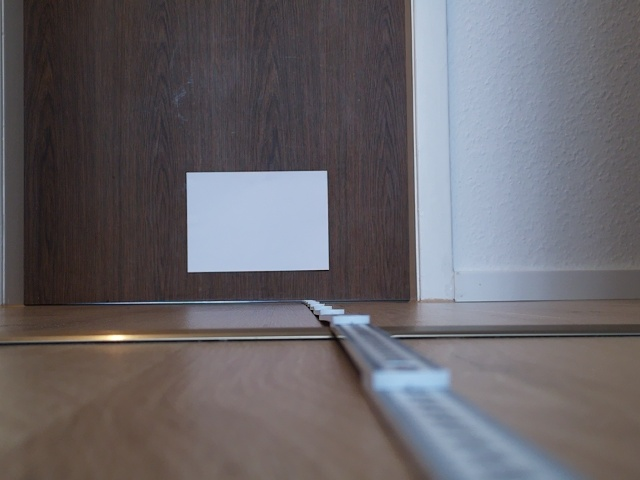
#> input picture tools/cal_val_DINA4_imgs/2m_DINA4.jpg, 640 x 480 px, found by its file name
$ python cal_val_DINA4.py
#> lines starting #> are read from the running program, lines starting #| are printed output that depends on the picture; after the words box and inside, x2 and y2 are one past the last pixel; in counts of white or black regions, pixels touching at a corner belong together
### src/main.py
"""
py:module::         main

* Filename:         main.py
* Description:      This is the main module of the project. It saves the important paths in the "Paths" class and makes
                     them globally available for every other module. It contains the "SizeClasses" class, in which the
                     values for the object size required for the distance calculation are stored.
                     The "DataCollected" class contains the "save_data" function, which can be used to save camera
                     frames with the information on the calculated distance and LED color associated with the frame.
                     It also saves a JSON file with information about the image name, the filtered distance
                     and the LED data send to the Arduino.
                     The "main" of the "main.py" module starts the normal program. The saving of data is disabled
                     and the BLE connection establishment and object detection are initiated.
* Author:           Joanna Rieger
* Bachelor thesis:  "Untersuchungen zum Einsatz von KI und Computer Vision für ein Fahrradassistenzsystem am Beispiel
                      eines rückwärtigen Abstands- und Annäherungswarners"
* E-Mail:           joanna.rieger@stud.hshl.de
* Project Sources:
    * Source:           https://github.com/EdjeElectronics/TensorFlow-Lite-Object-Detection-on-Android-and-Raspberry-Pi
    * Source:           https://colab.research.google.com/github/EdjeElectronics/TensorFlow-Lite-Object-Detection-on-Android-and-Raspberry-Pi/blob/master/Train_TFLite2_Object_Detction_Model.ipynb
    * Source:           https://pyimagesearch.com/2015/01/19/find-distance-camera-objectmarker-using-python-opencv/
    * Source:           https://www.welt.de/motor/news/article244937978/Jedes-Jahr-ein-Zentimeter-mehr-Laengenwachstum-bei-Pkw.html#:~:text=Zwischen%202000%20und%202022%20ist,von%20einem%20Zentimeter%20pro%20Jahr.
    * Source:           https://www.ardalpha.de/wissen/geschichte/kulturgeschichte/din-a4-din-normen-100-jahre-100.html#:~:text=Die%20wohl%20bekannteste%20DIN%2DNorm%20ist%20die%20DIN%20EN%20ISO,noch%20in%20den%20Drucker%20legen.
    * Source:           https://jashuang1983.wordpress.com/rpi4-ble-with-arduino-nano-33/
    * Source:           https://docs.arduino.cc/tutorials/nano-33-ble-sense/bluetooth/
    * Source:           https://github.com/OpenBluetoothToolbox/SimpleBLE/blob/main/examples/simplepyble/write.py
    * Source:           https://blog.finxter.com/5-best-ways-to-convert-python-csv-to-xml-using-elementtree/
    * Source:           https://stackoverflow.com/questions/15679467/parse-all-the-xml-files-in-a-directory-one-by-one-using-elementtree
    * Source:           https://chatgpt.com/
"""

# ===========================================================================================================
# ================================================= IMPORTS =================================================
# ===========================================================================================================
import json
import os.path
from datetime import time
import time
from datetime import datetime
import cv2
import sys

sys.path.append('/home/hshl/smb-safety_system')
from src import object_detection
from src import comm


# ===========================================================================================================
# ================================================= CLASSES =================================================
# ===========================================================================================================
class Paths:
    def __init__(self):
        self.val_imgs_path = "/home/hshl/smb-safety_system/tools/validation_imgs/"
        self.cal_val_imgs_path = "/home/hshl/smb-safety_system/tools/cal_val_DINA4_imgs/"
        self.train_imgs_path = "/home/hshl/smb-safety_system/tools/train_imgs/"
        self.json_file_path_val = "/home/hshl/smb-safety_system/config/camera/picamera_val.json"
        self.json_file_path_DINA4 = "/home/hshl/smb-safety_system/config/camera/picamera_DINA4.json"
        self.test_imgs_path = "/home/hshl/smb-safety_system/tools/test_imgs/"
        self.json_file_path_test = "/home/hshl/smb-safety_system/config/camera/picamera_test.json"


class SizeClasses:
    # [7 lines left out: function __init__, not called in this run]


class DataCollected:
    def __init__(self):
        pass

    # [21 lines left out: function save_data, not called in this run]


# ===========================================================================================================
# ================================================== MAIN ===================================================
# ===========================================================================================================
# [8 lines that do not run on import are left out]

### tools/cal_val_DINA4.py
"""
py:module::         cal_val_DINA4

* Filename:         cal_val_DINA4.py
* Description:      This module is used to "calibrate" the camera setup by determining and validating the focal length.
                     The process to compute the focal length does not involve actual camera calibration.
                     To simplify the description of what this module does, the term "calibration" is used.

                     Using the module "image_collect_DINA4.py" three images of a DINA4 paper with different, but known,
                     distances to the camera were taken. One of these images is used for the "calibration" - the
                     determination of the focal length. The following formula is used:
                        focal length = (width of the object in the image * known distance) / actual width of the object

                     The other two images are used to validate the calculated focal length by computing the distance
                     from the object to the camera using the formula:
                        distance = (actual width of the object * focal length) / width of the object in the image

                     The calculated results are saved in a JSON file. The user can review this file to
                     compare the calculated distances with the known (measured) distances, thereby validating and
                     documenting the computed focal length for future use.

                     Other modules within this project will use the focal length saved in the JSON file, that is
                     produced by this module.

                     A DINA4 paper is used for "calibrating" the focal length because its width is standardized,
                     ensuring high accuracy for the value of the "actual width of the object". Additionally, it is
                     relatively easy to find a high-contrast background to the white paper, which helps with accurately
                     determining the bounding boxes. Another reason to use a DINA4 paper for the "calibration" process
                     is the rectangular shape of the paper which matches the shape of the bounding boxes,
                     improving the accuracy of the value for "width of the object in the image".
* Author:           Joanna Rieger
* Bachelor thesis:  "Untersuchungen zum Einsatz von KI und Computer Vision für ein Fahrradassistenzsystem am Beispiel
                      eines rückwärtigen Abstands- und Annäherungswarners"
* E-Mail:           joanna.rieger@stud.hshl.de
* Project Sources:
    * Source:           https://github.com/EdjeElectronics/TensorFlow-Lite-Object-Detection-on-Android-and-Raspberry-Pi
    * Source:           https://colab.research.google.com/github/EdjeElectronics/TensorFlow-Lite-Object-Detection-on-Android-and-Raspberry-Pi/blob/master/Train_TFLite2_Object_Detction_Model.ipynb
    * Source:           https://pyimagesearch.com/2015/01/19/find-distance-camera-objectmarker-using-python-opencv/
    * Source:           https://www.welt.de/motor/news/article244937978/Jedes-Jahr-ein-Zentimeter-mehr-Laengenwachstum-bei-Pkw.html#:~:text=Zwischen%202000%20und%202022%20ist,von%20einem%20Zentimeter%20pro%20Jahr.
    * Source:           https://www.ardalpha.de/wissen/geschichte/kulturgeschichte/din-a4-din-normen-100-jahre-100.html#:~:text=Die%20wohl%20bekannteste%20DIN%2DNorm%20ist%20die%20DIN%20EN%20ISO,noch%20in%20den%20Drucker%20legen.
    * Source:           https://jashuang1983.wordpress.com/rpi4-ble-with-arduino-nano-33/
    * Source:           https://docs.arduino.cc/tutorials/nano-33-ble-sense/bluetooth/
    * Source:           https://github.com/OpenBluetoothToolbox/SimpleBLE/blob/main/examples/simplepyble/write.py
    * Source:           https://blog.finxter.com/5-best-ways-to-convert-python-csv-to-xml-using-elementtree/
    * Source:           https://stackoverflow.com/questions/15679467/parse-all-the-xml-files-in-a-directory-one-by-one-using-elementtree
    * Source:           https://chatgpt.com/
"""

# ===========================================================================================================
# ================================================= IMPORTS =================================================
# ===========================================================================================================
import json
import os
import sys
import numpy as np
import imutils
import cv2

sys.path.append('/home/hshl/smb-safety_system')
from src import main


# ===========================================================================================================
# ================================================= CLASSES =================================================
# ===========================================================================================================
class Calibration:
    def __init__(self):
        self.calibration_dict = {}
        self.images_path = main.Paths().cal_val_imgs_path
        self.cal_file_name = "2m_DINA4.jpg"
        self.json_path = main.Paths().json_file_path_DINA4
        self.file_name = []
        self.jpg_count = None

        self.get_file_name()
        self.count_jpg_files()

    def fill_json_with_content(self):
        with open(self.json_path, "w") as json_file:
            json.dump(self.calibration_dict, json_file, indent=4)

    def get_file_name(self):
        for file in os.listdir(self.images_path):
            if file.endswith(".jpg") and file != self.cal_file_name:
                self.file_name.append(file)

    def count_jpg_files(self):
        count = 0
        files = os.listdir(self.images_path)
        for file in files:
            if file.endswith(".jpg") and file != self.cal_file_name:
                count += 1
#> further down, image is the input picture: shape (480, 640, 3); mean B, G, R 105.5, 100.7, 104.1
        self.jpg_count = count


# ===========================================================================================================
# ================================================ FUNCTIONS ================================================
# ===========================================================================================================
def find_marker(image_to_mark):
    gray = cv2.cvtColor(image_to_mark, cv2.COLOR_BGR2GRAY)
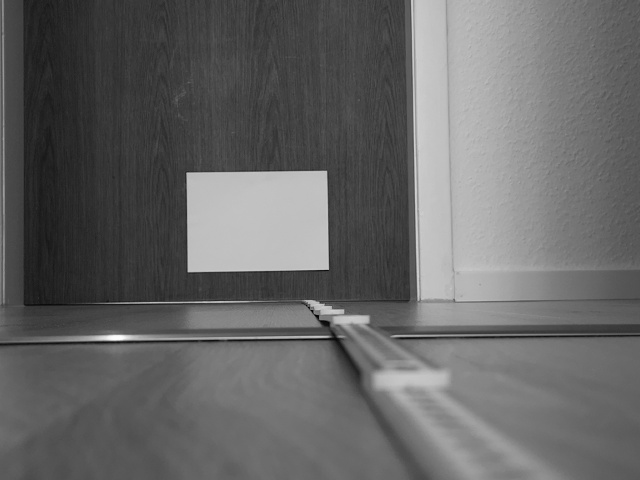
#> gray: shape (480, 640); min 1, max 253, mean 102.3
    gray = cv2.GaussianBlur(gray, (5, 5), 0)
    edged = cv2.Canny(gray, 35, 125)
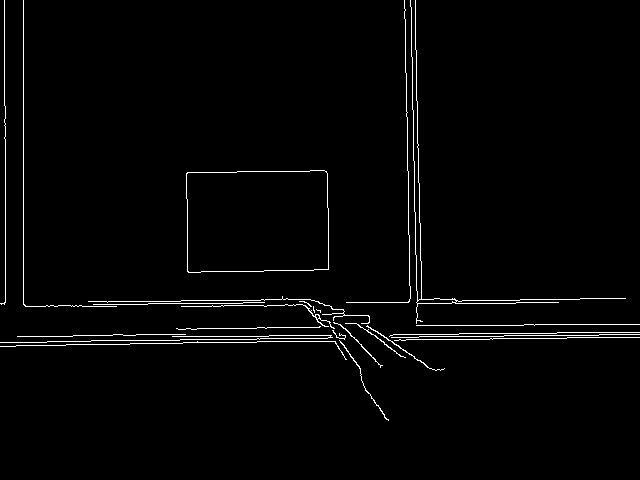
#> edged: shape (480, 640); 1.9% white in thin lines or dots, all inside (x1, y1, x2, y2) = (0, 0, 640, 421)
    cnts = cv2.findContours(edged.copy(), cv2.RETR_LIST, cv2.CHAIN_APPROX_SIMPLE)
#> cnts = 27 contours, 18 with area under 20; largest, box (x1, y1, x2, y2) and area: (186, 170, 329, 273) 13988, (186, 170, 329, 273) 13984, (410, 0, 626, 324) 164, (416, 298, 457, 304) 154, (181, 304, 335, 329) 38
    cnts = imutils.grab_contours(cnts)
    c = max(cnts, key=cv2.contourArea)
#> c = contour of 24 points, box (x1, y1, x2, y2) (186, 170, 329, 273), area 13988
    return cv2.minAreaRect(c)


def distance_to_camera(known_width, focal_length, per_width):
    return (known_width * focal_length) / per_width


# ===========================================================================================================
# ================================================== MAIN ===================================================
# ===========================================================================================================
if __name__ == '__main__':
    cal = Calibration()
    KNOWN_DISTANCE = 2.0
    KNOWN_WIDTH = 0.297
    cal_image_path = cal.images_path + cal.cal_file_name
    print(cal_image_path)
    image = cv2.imread(cal_image_path)
    marker = find_marker(image)
#> marker = ((257.2, 221), (141.8, 100.5), -0.785)
    box = cv2.boxPoints(marker)
#> box = [[187, 272.2], [185.6, 171.7], [327.5, 169.8], [328.9, 270.2]]
    box = np.intp(box)
#> box = [[187, 272], [185, 171], [327, 169], [328, 270]]
    cv2.drawContours(image, [box], -1, (0, 255, 0), 2)
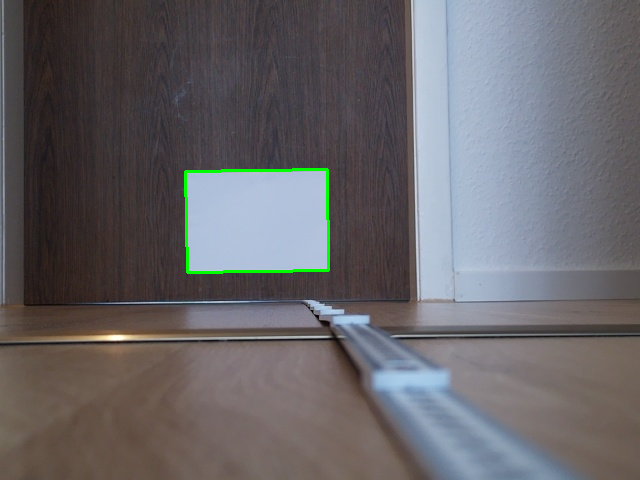
#> image: shape (480, 640, 3); 0.47% of pixels changed, all inside (x1, y1, x2, y2) = (184, 168, 330, 274)
    cv2.imshow("image", image)
    cv2.waitKey(5000)
    focalLength = (marker[1][0] * KNOWN_DISTANCE) / KNOWN_WIDTH
#> focalLength = 955.2
    focal_length_dict = {"image used": cal_image_path,
                         "focal length": focalLength,
                         "known distance object": KNOWN_DISTANCE,
                         "known width object": KNOWN_WIDTH}
    cal.calibration_dict["calibration image"] = focal_length_dict

    for i in range(cal.jpg_count):
        val_image_path = cal.images_path + cal.file_name[i]
        print(val_image_path)
        image = cv2.imread(val_image_path)
        marker = find_marker(image)
        meter = distance_to_camera(KNOWN_WIDTH, focalLength, marker[1][0])
        box = cv2.boxPoints(marker)
        box = np.intp(box)
        cv2.drawContours(image, [box], -1, (0, 255, 0), 2)
        cv2.putText(image, "%.2fm" % meter,
                    (image.shape[1] - 200, image.shape[0] - 20), cv2.FONT_HERSHEY_SIMPLEX,
                    2.0, (0, 255, 0), 3)
        cv2.imshow("image", image)
        cv2.waitKey(3000)
        add_to_dict = {"width Bounding Box": marker[1][0],
                       "distance Object": meter,
                       "width Object": KNOWN_WIDTH,
                       "focal length": focalLength}
        cal.calibration_dict[cal.file_name[i]] = add_to_dict

    cal.fill_json_with_content()

$ run again, with tools/cal_val_DINA4_imgs/1m_DINA4.jpg copied over tools/cal_val_DINA4_imgs/2m_DINA4.jpg
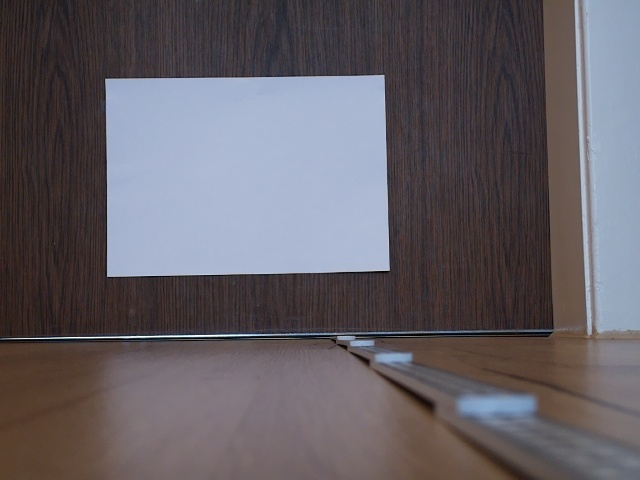
#> input picture tools/cal_val_DINA4_imgs/1m_DINA4.jpg, 640 x 480 px, found by its file name
#> image is the input picture: shape (480, 640, 3); mean B, G, R 100.9, 94.5, 99.6
#> in find_marker, `edged = cv2.Canny(gray, 35, 125)`:
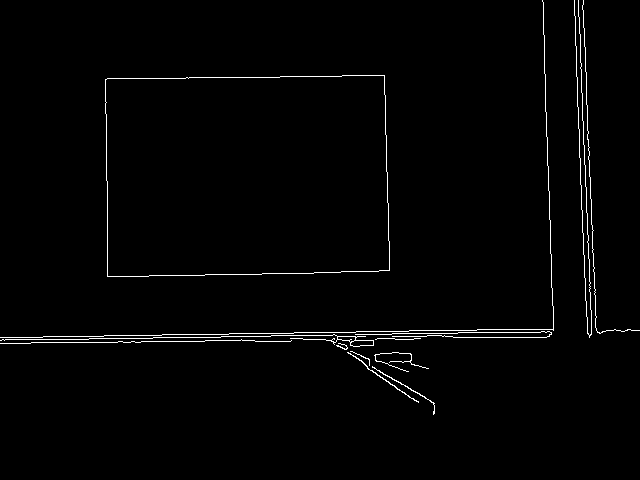
#> edged: shape (480, 640); 1.5% white in thin lines or dots, all inside (x1, y1, x2, y2) = (0, 0, 640, 415)
#> cnts = 16 contours, 9 with area under 20; largest, box (x1, y1, x2, y2) and area: (105, 75, 390, 277) 55176, (105, 75, 390, 277) 55174, (0, 334, 374, 347) 196, (350, 340, 374, 347) 115, (337, 336, 356, 343) 71, (347, 352, 419, 403) 44, (372, 366, 435, 415) 35
#> c = contour of 44 points, box (x1, y1, x2, y2) (105, 75, 390, 277), area 55176
#> marker = ((246.9, 175.5), (282.4, 198.5), -0.731)
#> `box = cv2.boxPoints(marker)`: box = [[107, 276.5], [104.5, 78.03], [386.9, 74.43], [389.4, 272.9]]
#> `box = np.intp(box)`: box = [[107, 276], [104, 78], [386, 74], [389, 272]]
#> `cv2.drawContours(image, [box], -1, (0, 255, 0), 2)`:
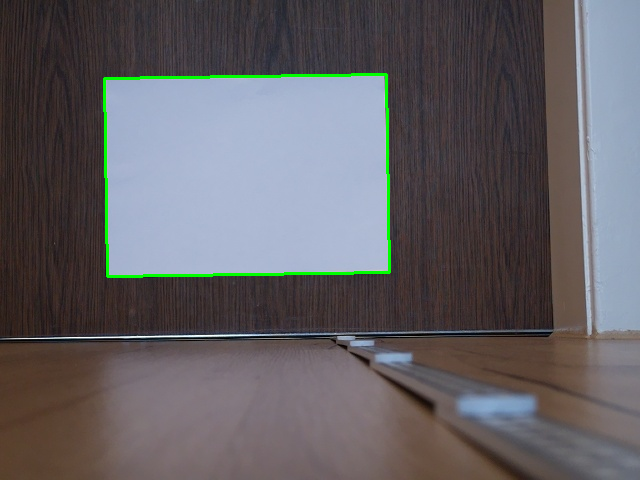
#> image: shape (480, 640, 3); 0.94% of pixels changed, all inside (x1, y1, x2, y2) = (103, 73, 391, 278)
#> focalLength = 1901.8

$ run again, with tools/cal_val_DINA4_imgs/1,5m_DINA4.jpg copied over tools/cal_val_DINA4_imgs/2m_DINA4.jpg
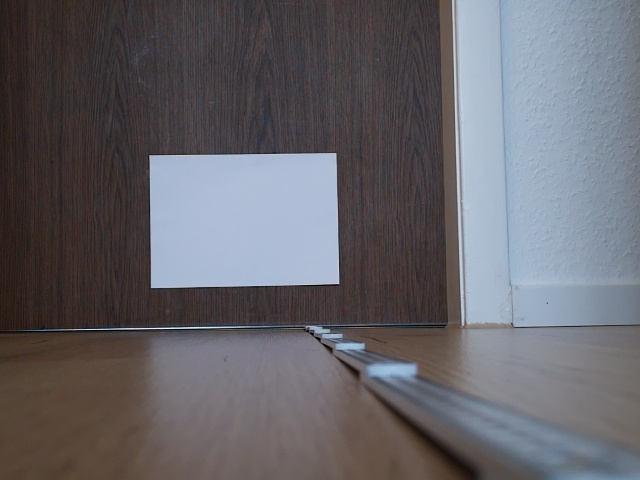
#> input picture tools/cal_val_DINA4_imgs/1,5m_DINA4.jpg, 640 x 480 px, found by its file name
#> image is the input picture: shape (480, 640, 3); mean B, G, R 105.8, 100.2, 101.7
#> in find_marker, `edged = cv2.Canny(gray, 35, 125)`:
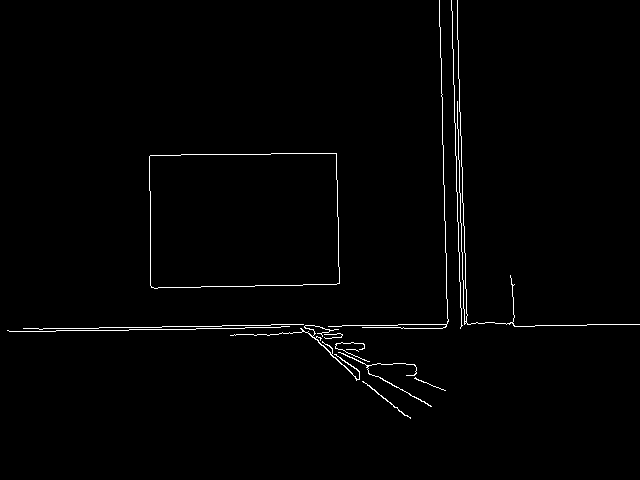
#> edged: shape (480, 640); 1.2% white in thin lines or dots, all inside (x1, y1, x2, y2) = (7, 0, 640, 419)
#> cnts = 15 contours, 10 with area under 20; largest, box (x1, y1, x2, y2) and area: (149, 153, 340, 289) 24747, (149, 153, 340, 289) 24746, (230, 325, 360, 381) 73, (338, 352, 432, 407) 42, (362, 381, 411, 419) 28
#> c = contour of 31 points, box (x1, y1, x2, y2) (149, 153, 340, 289), area 24747
#> marker = ((243.4, 219.5), (189.3, 133.5), -1.15)
#> `box = cv2.boxPoints(marker)`: box = [[150.1, 288.1], [147.4, 154.7], [336.7, 150.9], [339.3, 284.4]]
#> `box = np.intp(box)`: box = [[150, 288], [147, 154], [336, 150], [339, 284]]
#> `cv2.drawContours(image, [box], -1, (0, 255, 0), 2)`:
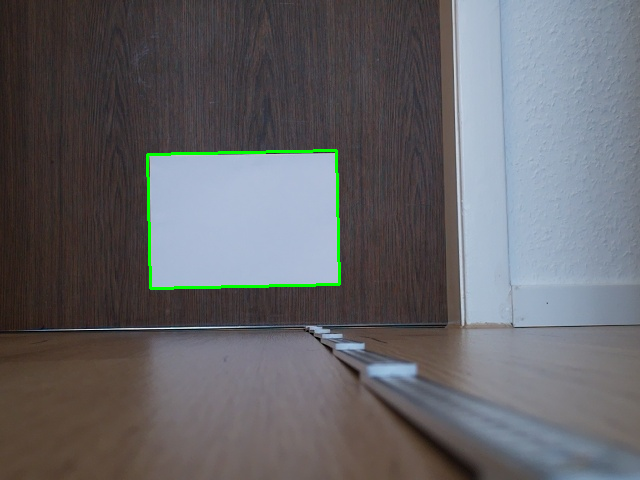
#> image: shape (480, 640, 3); 0.63% of pixels changed, all inside (x1, y1, x2, y2) = (146, 149, 341, 290)
#> focalLength = 1274.9
